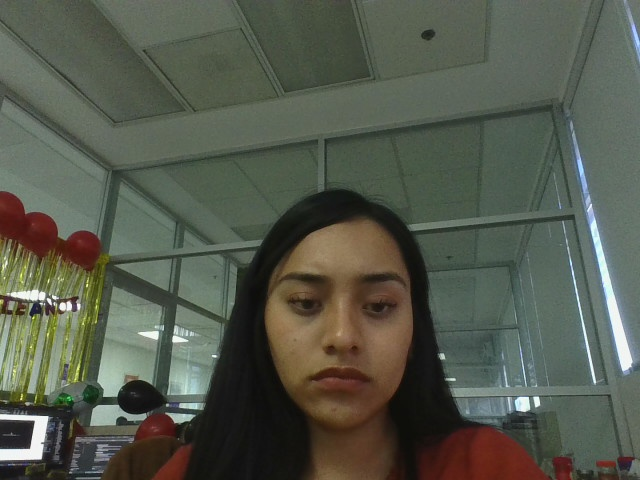
#> input picture 145_2.jpg, 640 x 480 px, given in place of the camera
$ python programa5.py
#> lines starting #> are read from the running program, lines starting #| are printed output that depends on the picture; after the words box and inside, x2 and y2 are one past the last pixel; in counts of white or black regions, pixels touching at a corner belong together
import cv2
import numpy as np

scala_reference = 20.0
reference_width = None

cap = cv2.VideoCapture(0)

while True:
    ret, frame = cap.read()
#> frame is the input picture: shape (480, 640, 3); mean B, G, R 76.5, 89.3, 84.8
    if not ret:
        break
    gray = cv2.cvtColor(frame, cv2.COLOR_BGR2GRAY)
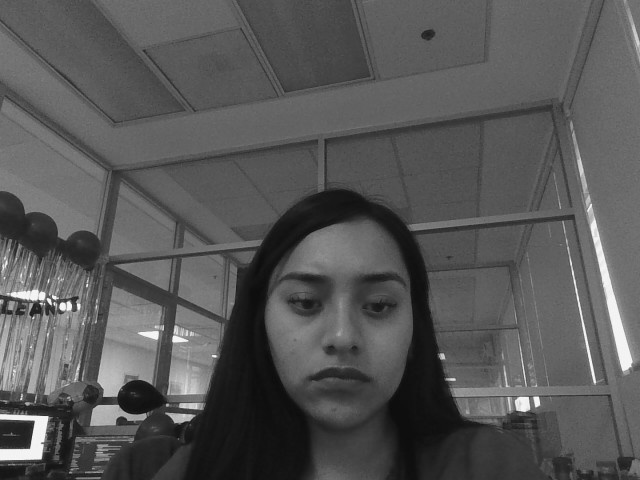
#> gray: shape (480, 640); min 10, max 252, mean 86.5
    blurred = cv2.GaussianBlur(gray, (5, 5), 0)
    edges = cv2.Canny(blurred, 50, 150)
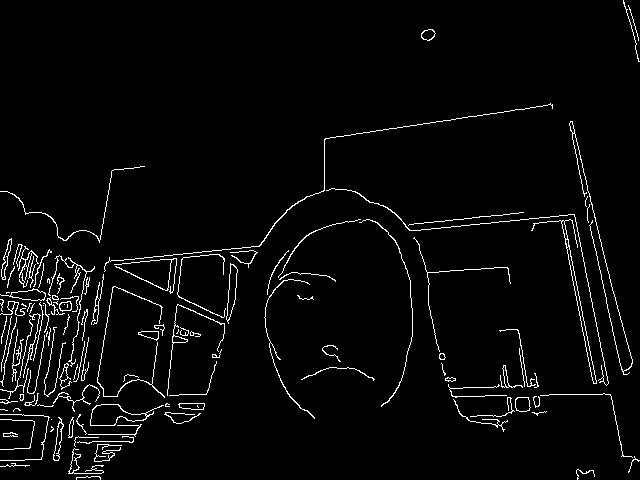
#> edges: shape (480, 640); 3.3% white in thin lines or dots
    contours, _ = cv2.findContours(edges, cv2.RETR_EXTERNAL, cv2.CHAIN_APPROX_SIMPLE)
#> contours = 120 contours, 85 with area under 20; largest, box (x1, y1, x2, y2) and area: (90, 404, 164, 426) 738, (531, 219, 597, 384) 494, (226, 263, 238, 324) 332, (0, 288, 46, 301) 270, (515, 397, 531, 412) 184
    cv2.drawContours(frame, contours, -1, (0, 255, 0), 2)
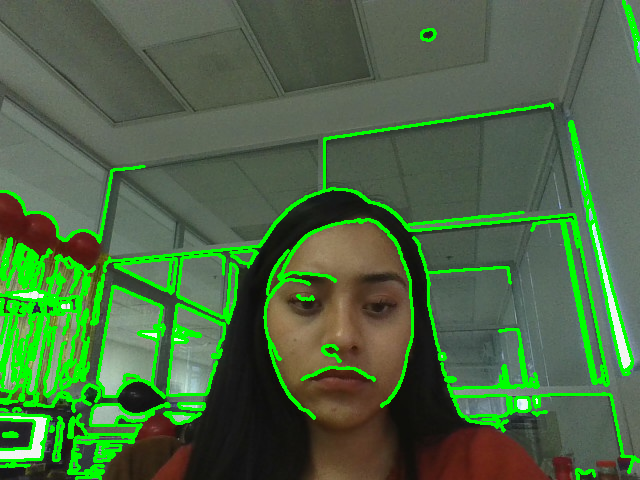
#> frame: shape (480, 640, 3); 10.37% of pixels changed, all inside (x1, y1, x2, y2) = (0, 0, 640, 480)
    cv2.imshow("contornos de objetos ", frame)

    if cv2.waitKey(1) & 0xFF == ord('q'):
#> (key q is pressed here)
        break

cap.release()
cv2.destroyAllWindows()
